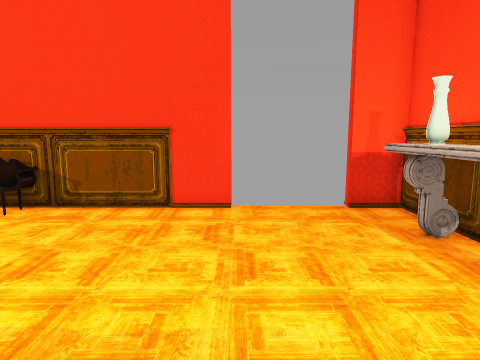
View 1 (above)

18 first-person views from a walk through a Unity game level. The camera is 1.2 m above the floor, tilts 8° down and sees 75° across. The floor is counted in squares, 0.5 m on a side. Each view is taken from the middle of a square. On the plan, view 1 faces up. The plan holds only what a view shows up to about 19 squares ahead; the rest is blank. Door leaves are left out, so doorways stand open. Some surface patterns are stand-ins.

View 2
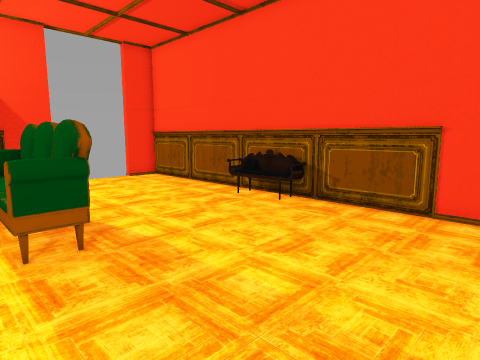

View 3
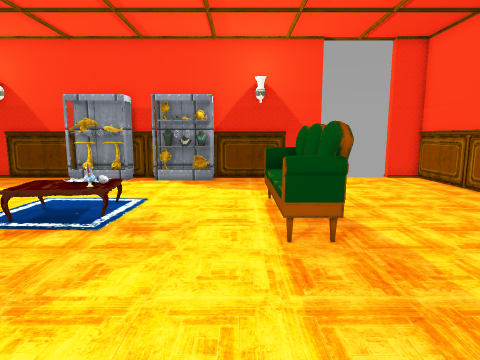

View 4
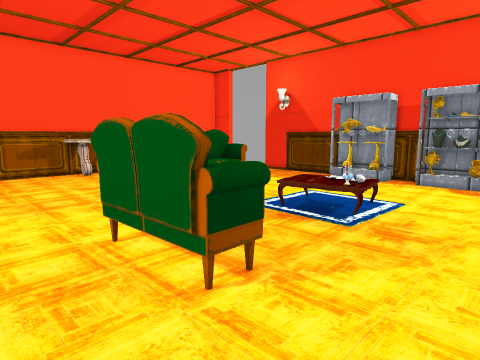

View 5
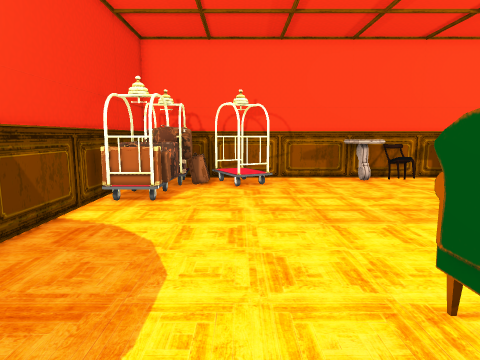

View 6
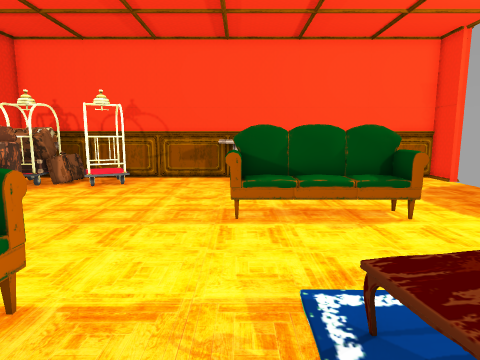

View 7
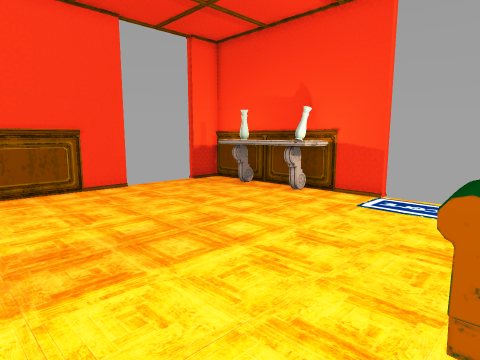

View 8
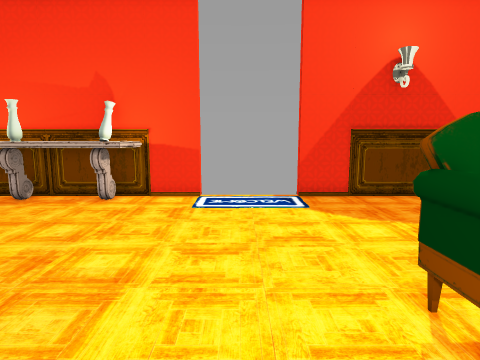

View 9
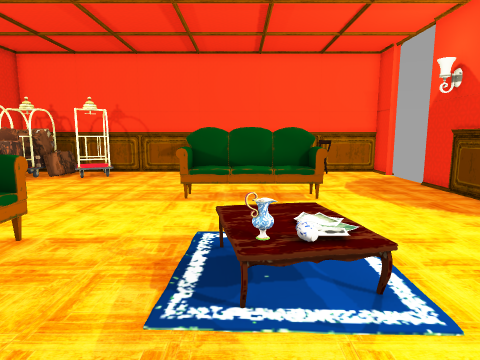

View 10
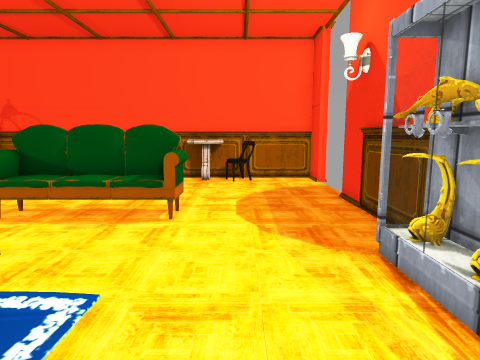

View 11
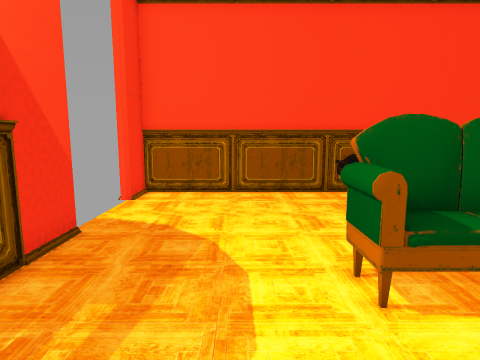

View 12
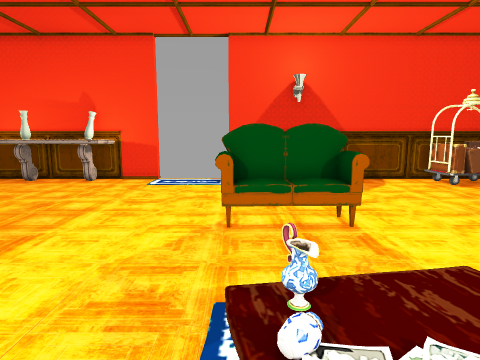

View 13
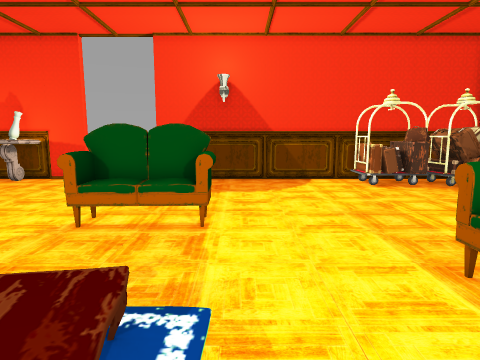

View 14
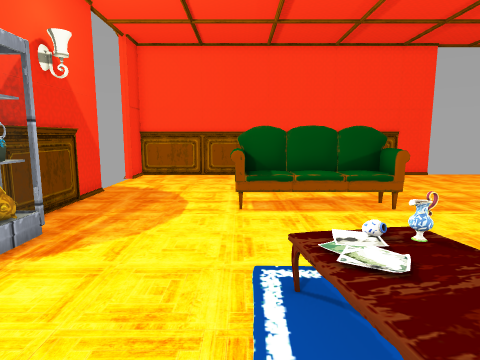

View 15
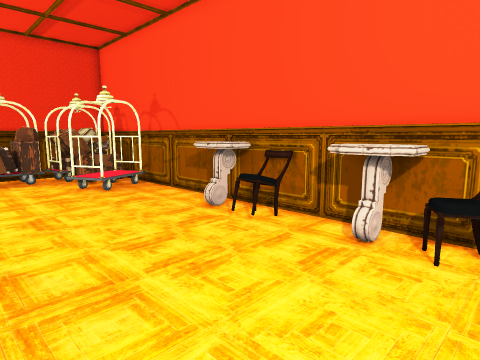

View 16
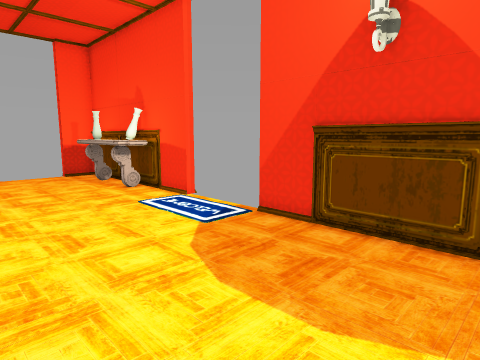

View 17
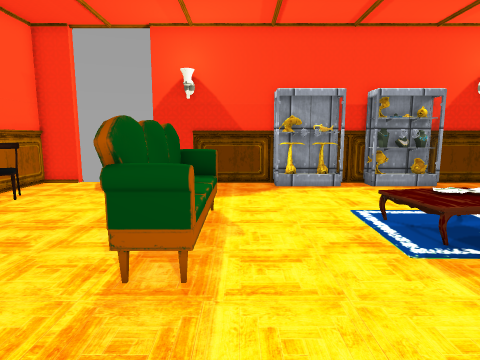

View 18
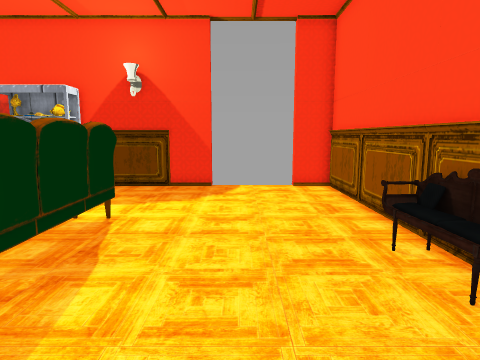

### Floor plan
Points are (right, up) in squares from view 1. A wall is a line through its corners. A room is listed if a view was taken in it or the views show most of it. See-through windows are left out.
Room 1 (views 1, 2, 3, 4, 5, 6, 7, 8, 9, 10, 11, 12, 13, 14, 15, 16, 17, 18)
walls: (-16.8, -6.1) (-16.8, -6.5); (-16.7, -7.8) (-16.7, -8.3); (-16.8, -7.4) (-16.8, -8.5); (-17.1, -7.4) (-17.1, -8.5); (5.5, 0.6) (5.5, 10.4) (3.7, 10.4); (-18.1, -9.3) (-18.1, -15.5); (-17.8, 2.6) (-17.8, -13.4); (-18.1, 4.7) (-18.1, -1.6); (-0.2, 10.4) (-18.1, 10.4) (-18.1, 8.6); (-18.1, -19.4) (-18.1, -21.1) (5.5, -21.1) (5.5, -3.4)
ways out: open door at (-18.3, -17.5); open door at (-18.3, 6.5); open door at (1.5, 10.4); open door at (6, -1)
objects: other object (-17, -9); other object (-17, -4); other object (-17, -3); other object (-17, -2); chair (-15, -20) to (-14, -20); other object (-13, -20) to (-11, -20); sofa (-12, -13) to (-7, -12); sofa (-12, 1) to (-7, 3); carpet (-11, -6); chair (-9, -20); carpet (-9, -5); other object (-7, -20) to (-6, -20); sofa (-7, 10); sofa (-4, -7) to (-2, -3); cart (-1, -18) to (0, -18); cart (0, -20) to (1, -20); other object (2, -20); cart (2, -20) to (4, -18); cart (3, -17) to (5, -14); other object (4, 3) to (5, 8)

Where each view was taken, in squares from view 1:
view 1: 0 up, 0 right, facing up
view 2: 0 up, 0 right, facing up-left
view 3: 0 up, 0 right, facing left
view 4: 0 up, 0 right, facing down-left
view 5: 3 down, 0 right, facing down
view 6: 3 down, 7 left, facing down
view 7: 4 down, 7 left, facing up-right
view 8: 1 down, 7 left, facing right
view 9: 0 up, 9 left, facing down
view 10: 3 down, 14 left, facing down
view 11: 3 down, 14 left, facing up
view 12: 4 down, 12 left, facing right
view 13: 8 down, 12 left, facing right
view 14: 9 down, 12 left, facing up
view 15: 13 down, 15 left, facing down-right
view 16: 10 down, 2 left, facing up-right
view 17: 11 down, 2 left, facing left
view 18: 6 up, 3 left, facing left
